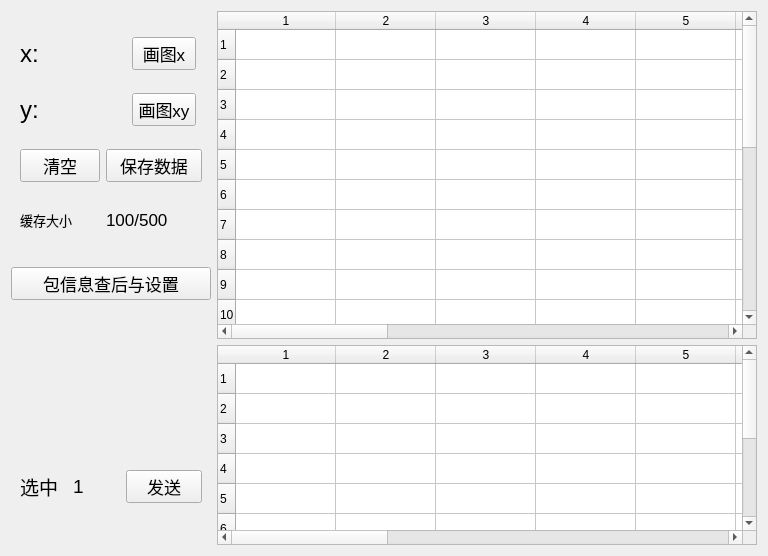
<?xml version="1.0" encoding="UTF-8"?>
<ui version="4.0">
 <class>FramePack</class>
 <widget class="QFrame" name="FramePack">
  <property name="geometry">
   <rect>
    <x>0</x>
    <y>0</y>
    <width>768</width>
    <height>556</height>
   </rect>
  </property>
  <property name="windowTitle">
   <string>Frame</string>
  </property>
  <layout class="QHBoxLayout" name="horizontalLayout_2">
   <item>
    <layout class="QVBoxLayout" name="verticalLayout_3">
     <item>
      <widget class="QWidget" name="widget_recive" native="true">
       <property name="minimumSize">
        <size>
         <width>150</width>
         <height>250</height>
        </size>
       </property>
       <property name="maximumSize">
        <size>
         <width>200</width>
         <height>300</height>
        </size>
       </property>
       <property name="font">
        <font>
         <pointsize>12</pointsize>
        </font>
       </property>
       <layout class="QGridLayout" name="gridLayout">
        <item row="0" column="2">
         <widget class="QPushButton" name="pushButton_draw_x">
          <property name="minimumSize">
           <size>
            <width>60</width>
            <height>0</height>
           </size>
          </property>
          <property name="font">
           <font>
            <pointsize>13</pointsize>
           </font>
          </property>
          <property name="text">
           <string>画图x</string>
          </property>
         </widget>
        </item>
        <item row="1" column="2">
         <widget class="QPushButton" name="pushButton_draw_xy">
          <property name="minimumSize">
           <size>
            <width>60</width>
            <height>0</height>
           </size>
          </property>
          <property name="font">
           <font>
            <pointsize>13</pointsize>
           </font>
          </property>
          <property name="text">
           <string>画图xy</string>
          </property>
         </widget>
        </item>
        <item row="3" column="1" colspan="3">
         <widget class="QLabel" name="label_data_num">
          <property name="minimumSize">
           <size>
            <width>53</width>
            <height>0</height>
           </size>
          </property>
          <property name="maximumSize">
           <size>
            <width>16777215</width>
            <height>30</height>
           </size>
          </property>
          <property name="font">
           <font>
            <pointsize>13</pointsize>
           </font>
          </property>
          <property name="text">
           <string>100/500</string>
          </property>
         </widget>
        </item>
        <item row="1" column="1">
         <widget class="QLabel" name="label_y_value">
          <property name="minimumSize">
           <size>
            <width>20</width>
            <height>0</height>
           </size>
          </property>
          <property name="maximumSize">
           <size>
            <width>30</width>
            <height>16777215</height>
           </size>
          </property>
          <property name="font">
           <font>
            <pointsize>16</pointsize>
           </font>
          </property>
          <property name="text">
           <string/>
          </property>
         </widget>
        </item>
        <item row="2" column="0">
         <widget class="QPushButton" name="pushButton_data_clear">
          <property name="font">
           <font>
            <pointsize>13</pointsize>
           </font>
          </property>
          <property name="text">
           <string>清空</string>
          </property>
         </widget>
        </item>
        <item row="1" column="0">
         <widget class="QLabel" name="label_y">
          <property name="minimumSize">
           <size>
            <width>0</width>
            <height>0</height>
           </size>
          </property>
          <property name="maximumSize">
           <size>
            <width>26</width>
            <height>16777215</height>
           </size>
          </property>
          <property name="font">
           <font>
            <pointsize>18</pointsize>
           </font>
          </property>
          <property name="text">
           <string>y:</string>
          </property>
         </widget>
        </item>
        <item row="0" column="0">
         <widget class="QLabel" name="label_x">
          <property name="minimumSize">
           <size>
            <width>0</width>
            <height>0</height>
           </size>
          </property>
          <property name="maximumSize">
           <size>
            <width>26</width>
            <height>16777215</height>
           </size>
          </property>
          <property name="font">
           <font>
            <pointsize>18</pointsize>
           </font>
          </property>
          <property name="text">
           <string>x:</string>
          </property>
         </widget>
        </item>
        <item row="0" column="1">
         <widget class="QLabel" name="label_x_value">
          <property name="minimumSize">
           <size>
            <width>20</width>
            <height>0</height>
           </size>
          </property>
          <property name="maximumSize">
           <size>
            <width>30</width>
            <height>16777215</height>
           </size>
          </property>
          <property name="font">
           <font>
            <pointsize>16</pointsize>
           </font>
          </property>
          <property name="text">
           <string/>
          </property>
         </widget>
        </item>
        <item row="3" column="0">
         <widget class="QLabel" name="label_10">
          <property name="minimumSize">
           <size>
            <width>53</width>
            <height>0</height>
           </size>
          </property>
          <property name="maximumSize">
           <size>
            <width>16777215</width>
            <height>30</height>
           </size>
          </property>
          <property name="font">
           <font>
            <pointsize>10</pointsize>
           </font>
          </property>
          <property name="text">
           <string>缓存大小</string>
          </property>
         </widget>
        </item>
        <item row="2" column="1" colspan="3">
         <widget class="QPushButton" name="pushButton_data_save">
          <property name="font">
           <font>
            <pointsize>13</pointsize>
           </font>
          </property>
          <property name="text">
           <string>保存数据</string>
          </property>
         </widget>
        </item>
       </layout>
       <zorder>label_x</zorder>
       <zorder>label_10</zorder>
       <zorder>pushButton_data_save</zorder>
       <zorder>label_data_num</zorder>
       <zorder>label_y</zorder>
       <zorder>pushButton_data_clear</zorder>
       <zorder>label_y_value</zorder>
       <zorder>label_x_value</zorder>
       <zorder>pushButton_draw_xy</zorder>
       <zorder>pushButton_draw_x</zorder>
      </widget>
     </item>
     <item>
      <widget class="QPushButton" name="pushButton_pack_set">
       <property name="font">
        <font>
         <pointsize>13</pointsize>
        </font>
       </property>
       <property name="text">
        <string>包信息查后与设置</string>
       </property>
      </widget>
     </item>
     <item>
      <widget class="QWidget" name="widget_com" native="true">
       <layout class="QGridLayout" name="gridLayout_2">
        <item row="0" column="0">
         <layout class="QGridLayout" name="gridLayout_3"/>
        </item>
       </layout>
      </widget>
     </item>
     <item>
      <widget class="QWidget" name="widget_send" native="true">
       <property name="maximumSize">
        <size>
         <width>200</width>
         <height>300</height>
        </size>
       </property>
       <layout class="QVBoxLayout" name="verticalLayout">
        <item>
         <layout class="QHBoxLayout" name="horizontalLayout">
          <item>
           <widget class="QLabel" name="label_8">
            <property name="minimumSize">
             <size>
              <width>47</width>
              <height>0</height>
             </size>
            </property>
            <property name="font">
             <font>
              <pointsize>14</pointsize>
             </font>
            </property>
            <property name="text">
             <string>选中</string>
            </property>
           </widget>
          </item>
          <item>
           <widget class="QLabel" name="label_9">
            <property name="minimumSize">
             <size>
              <width>47</width>
              <height>0</height>
             </size>
            </property>
            <property name="font">
             <font>
              <pointsize>14</pointsize>
             </font>
            </property>
            <property name="text">
             <string>1</string>
            </property>
           </widget>
          </item>
          <item>
           <widget class="QPushButton" name="pushButton_send">
            <property name="font">
             <font>
              <pointsize>13</pointsize>
             </font>
            </property>
            <property name="text">
             <string>发送</string>
            </property>
           </widget>
          </item>
         </layout>
        </item>
       </layout>
      </widget>
     </item>
    </layout>
   </item>
   <item>
    <layout class="QVBoxLayout" name="verticalLayout_2">
     <item>
      <widget class="QTableWidget" name="tableWidget">
       <property name="maximumSize">
        <size>
         <width>16777215</width>
         <height>16777215</height>
        </size>
       </property>
       <property name="baseSize">
        <size>
         <width>5</width>
         <height>4</height>
        </size>
       </property>
       <property name="editTriggers">
        <set>QAbstractItemView::NoEditTriggers</set>
       </property>
       <property name="selectionMode">
        <enum>QAbstractItemView::SingleSelection</enum>
       </property>
       <property name="selectionBehavior">
        <enum>QAbstractItemView::SelectColumns</enum>
       </property>
       <property name="rowCount">
        <number>21</number>
       </property>
       <property name="columnCount">
        <number>16</number>
       </property>
       <row/>
       <row/>
       <row/>
       <row/>
       <row/>
       <row/>
       <row/>
       <row/>
       <row/>
       <row/>
       <row/>
       <row/>
       <row/>
       <row/>
       <row/>
       <row/>
       <row/>
       <row/>
       <row/>
       <row/>
       <row/>
       <column/>
       <column/>
       <column/>
       <column/>
       <column/>
       <column/>
       <column/>
       <column/>
       <column/>
       <column/>
       <column/>
       <column/>
       <column/>
       <column/>
       <column/>
       <column/>
      </widget>
     </item>
     <item>
      <widget class="QTableWidget" name="tableWidget_2">
       <property name="maximumSize">
        <size>
         <width>16777215</width>
         <height>200</height>
        </size>
       </property>
       <property name="baseSize">
        <size>
         <width>5</width>
         <height>4</height>
        </size>
       </property>
       <property name="selectionMode">
        <enum>QAbstractItemView::SingleSelection</enum>
       </property>
       <property name="selectionBehavior">
        <enum>QAbstractItemView::SelectRows</enum>
       </property>
       <property name="textElideMode">
        <enum>Qt::ElideRight</enum>
       </property>
       <property name="rowCount">
        <number>10</number>
       </property>
       <property name="columnCount">
        <number>16</number>
       </property>
       <attribute name="horizontalHeaderVisible">
        <bool>true</bool>
       </attribute>
       <attribute name="verticalHeaderHighlightSections">
        <bool>true</bool>
       </attribute>
       <row/>
       <row/>
       <row/>
       <row/>
       <row/>
       <row/>
       <row/>
       <row/>
       <row/>
       <row/>
       <column/>
       <column/>
       <column/>
       <column/>
       <column/>
       <column/>
       <column/>
       <column/>
       <column/>
       <column/>
       <column/>
       <column/>
       <column/>
       <column/>
       <column/>
       <column/>
      </widget>
     </item>
    </layout>
   </item>
  </layout>
 </widget>
 <resources/>
 <connections/>
</ui>
